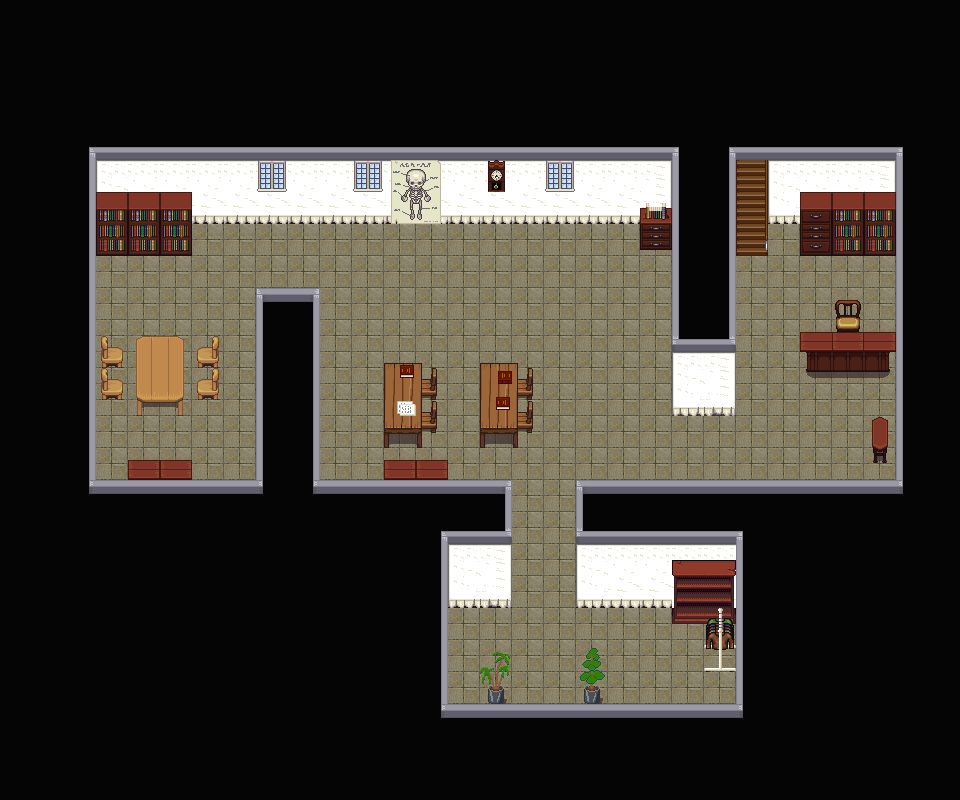

The image is a tile-based game level rendered from a .tmx file. Its description and source (layers, tilesets, objects; grid data summarised) follow:
An orthogonal 30x25 tile map with 32x32 px tiles, 3 tile layers (ground, terrain, terrain2), 5 tilesets and 64 objects (lapin_jaune, portal2, portal1, rich_cat, chest1).

<map version="1.0" tiledversion="1.1.3" orientation="orthogonal" renderorder="right-up" width="30" height="25" tilewidth="32" tileheight="32" infinite="0" nextobjectid="152">
 <properties>
  <property name="music" value="THEME_VILLAGE" />
 </properties>
 <tileset firstgid="1" source="stairs.tsx" />
 <tileset firstgid="113" source="house_inside_full.tsx" />
 <tileset firstgid="1013" source="house_inside_full2.tsx" />
 <tileset firstgid="1517" source="Celianna_TileA5.tsx" />
 <tileset firstgid="1645" source="terrain.tsx" />
 <layer name="ground" width="30" height="25">
  <data>[750 cells, 750 non-empty, 5 distinct tile ids]</data>
 </layer>
 <layer name="terrain" width="30" height="25">
  <data>[750 cells, 217 non-empty, 44 distinct tile ids]</data>
 </layer>
 <layer name="terrain2" width="30" height="25">
  <data>[750 cells, 48 non-empty, 34 distinct tile ids]</data>
 </layer>
 <objectgroup name="zindex_terrain">
  <object id="66" x="488" y="688">
   <polygon points="0,0 0,16 16,16 16,0 16,-32 8,-40 -8,-16" />
  </object>
  <object id="67" x="592" y="648">
   <polygon points="0,0 -16,32 -8,40 -8,56 8,56 8,40 16,24" />
  </object>
  <object id="85" x="88" y="480">
   <polygon points="0,0 424,0 424,48 0,48" />
  </object>
  <object id="86" x="576" y="488">
   <polygon points="0,-8 0,48 328,48 328,-8" />
  </object>
  <object id="87" x="256" y="288">
   <polygon points="0,0 64,0 64,48 0,48" />
  </object>
  <object id="121" x="384" y="368">
   <polygon points="0,-8 0,80 40,80 40,-8" />
  </object>
  <object id="122" x="432" y="368">
   <polygon points="0,0 0,8 -8,8 -8,32 0,32 8,0" />
  </object>
  <object id="123" x="432" y="400">
   <polygon points="0,0 8,0 8,32 -8,32 -8,16 0,16" />
  </object>
  <object id="124" x="480" y="368">
   <polygon points="0,-8 0,80 40,80 40,-8" />
  </object>
  <object id="125" x="520" y="376">
   <polygon points="0,0 8,0 8,-8 16,-8 16,24 0,24" />
  </object>
  <object id="127" x="200" y="352">
   <polygon points="0,0 0,16 16,16 16,-16 8,-16 8,-8" />
  </object>
  <object id="129" x="104" y="336">
   <polygon points="0,0 0,32 16,32 16,16 8,16" />
  </object>
  <object id="134" x="836.667" y="330.667">
   <polygon points="-0.66667,5.33333 0.666667,-12.6667 -1.33333,-26.6667 3.33333,-30.6667 21.3333,-30 26,-24.6667 22.6667,-13.3333 21.3333,4" />
  </object>
  <object id="135" x="872.667" y="420.667">
   <polygon points="0,0 0,42 14.6667,43.3333 15.3333,0 8,-4" />
  </object>
  <object id="139" x="518" y="417.333">
   <polygon points="0,0 8,0 8,-16 16,-16 16,16 0,16" />
  </object>
 </objectgroup>
 <objectgroup name="zindex_terrain2">
  <object id="140" x="800" y="331.333">
   <polygon points="0,0 95.3333,0 95.3333,21.3333 88.6667,22 88,41.3333 6.66667,40 7.33333,20.6667 -0.666667,20.6667" />
  </object>
  <object id="141" x="136" y="340">
   <polygon points="0,0 0.666667,75.3333 48,76 48.6667,0.666667 42,-3.33333 8,-2.66667" />
  </object>
  <object id="142" x="104" y="368">
   <polygon points="0,0 0,32 16,32 16,16" />
  </object>
  <object id="143" x="200" y="384">
   <polygon points="0,0 8,0 16,-16 24,-16 16,16 0,16" />
  </object>
  <object id="144" x="128" y="464">
   <polygon points="0,-8 0,16 64,16 64,-8" />
  </object>
  <object id="145" x="384" y="464">
   <polygon points="0,-8 0,46.6667 63.3333,47.3333 64,-8" />
  </object>
  <object id="147" x="706.667" y="620.667">
   <polygon points="0,0 -2,28 11.3333,28 10,46 -2.66667,46.6667 -2.66667,51.3333 29.3333,51.3333 28,45.3333 16.6667,46 16.6667,27.3333 28,26.6667 26,2 19.3333,-1.33333 17.3333,-10.6667 11.3333,-10.6667 10.6667,-3.33333" />
  </object>
 </objectgroup>
 <objectgroup name="collision">
  <object id="2" x="0" y="0">
   <polygon points="0,0 0,224 728,224 728,0" />
  </object>
  <object id="4" x="88" y="232">
   <polygon points="0,-8 0,568 -88,568 -88,-8" />
  </object>
  <object id="5" x="88" y="488">
   <polygon points="0,24 352,24 352,312 0,312" />
  </object>
  <object id="6" x="744" y="496">
   <polygon points="0,16 0,304 216,304 216,16" />
  </object>
  <object id="8" x="896" y="496">
   <polygon points="0,16 64,16 64,-488 0,-488" />
  </object>
  <object id="10" x="256" y="288">
   <polygon points="0,48 0,224 64,224 64,48" />
  </object>
  <object id="12" x="440" y="488">
   <polygon points="0,24 72,24 72,120 0,120" />
  </object>
  <object id="13" x="744" y="512">
   <polygon points="0,0 -168,0 -168,96 0,96" />
  </object>
  <object id="15" x="584" y="688">
   <polygon points="0,0 0,16 16,16" />
  </object>
  <object id="16" x="488" y="688">
   <polygon points="0,0 16,0 16,16 0,16" />
  </object>
  <object id="70" x="440" y="712">
   <polygon points="0,0 304,0 304,88 0,88" />
  </object>
  <object id="88" x="672" y="224">
   <polygon points="0,0 0,192 58.6667,193.333 58,-0.666667" />
  </object>
  <object id="90" x="728" y="0">
   <polygon points="0,0 0,176 168,176 168,0" />
  </object>
  <object id="91" x="768" y="176">
   <polygon points="1.33333,0.666667 1.33333,48 128,48 128,0" />
  </object>
  <object id="99" gid="924" x="608" y="256" width="32" height="32" />
  <object id="100" x="672" y="624">
   <polygon points="0,0 0,-56 64,-56 64,0" />
  </object>
  <object id="101" x="704" y="648">
   <polygon points="0,0 32,0 32,24 0,24" />
  </object>
  <object id="102" x="384" y="480">
   <polygon points="0,0 64,0 64,32 0,32" />
  </object>
  <object id="103" x="128" y="480">
   <polygon points="0,0 64,0 64,32 0,32" />
  </object>
  <object id="104" x="872" y="432">
   <polygon points="0,0 16,0 16,32 0,32" />
  </object>
  <object id="105" x="808" y="352">
   <polygon points="0,0 0,16 80,16 80,0" />
  </object>
  <object id="106" x="800" y="344">
   <polygon points="0,0 0,8 96,8 88,0" />
  </object>
  <object id="107" x="800" y="200">
   <polygon points="0,0 0,56 96,56 96,0" />
  </object>
  <object id="108" x="640" y="208">
   <polygon points="0,0 0,40 32,40 32,0" />
  </object>
  <object id="109" x="96" y="192">
   <polygon points="0,0 0,64 96,64 96,0" />
  </object>
  <object id="110" x="136" y="352">
   <polygon points="0,0 48,0 48,64 0,64" />
  </object>
  <object id="111" x="104" y="384">
   <polygon points="0,0 0,16 16,16 16,0" />
  </object>
  <object id="112" x="104" y="352">
   <polygon points="0,0 0,16 16,16 16,0" />
  </object>
  <object id="113" x="200" y="352">
   <polygon points="0,0 0,16 16,16 16,0" />
  </object>
  <object id="114" x="200" y="384">
   <polygon points="0,0 16,0 16,16 0,16" />
  </object>
  <object id="115" x="384" y="384">
   <polygon points="0,0 40,0 40,64 0,64" />
  </object>
  <object id="116" x="480" y="384">
   <polygon points="0,0 0,64 40,64 40,0" />
  </object>
  <object id="117" x="520" y="384">
   <polygon points="0,0 8,0 8,16 0,16" />
  </object>
  <object id="118" x="520" y="416">
   <polygon points="0,0 16,0 16,16 0,16" />
  </object>
  <object id="119" x="424" y="416">
   <polygon points="0,0 8,0 8,16 0,16" />
  </object>
  <object id="120" x="424" y="384">
   <polygon points="0,0 8,0 8,16 0,16" />
  </object>
  <object id="148" x="774" y="226">
   <polygon points="-3.33333,-0.666667 -2.66667,22 -5.33333,21.3333 -6,0.666667" />
  </object>
 </objectgroup>
 <objectgroup name="interactions">
  <object id="96" name="lapin_jaune" gid="219" x="544" y="256" width="32" height="32" />
  <object id="97" name="portal2" gid="219" x="736" y="208" width="32" height="32" />
  <object id="98" name="portal1" gid="219" x="520" y="704" width="32" height="32" />
  <object id="149" name="rich_cat" gid="1690" x="160" y="324" width="32" height="32" />
  <object id="151" name="chest1" gid="1690" x="128" y="249" width="32" height="32" />
 </objectgroup>
 <objectgroup name="items" />
</map>
